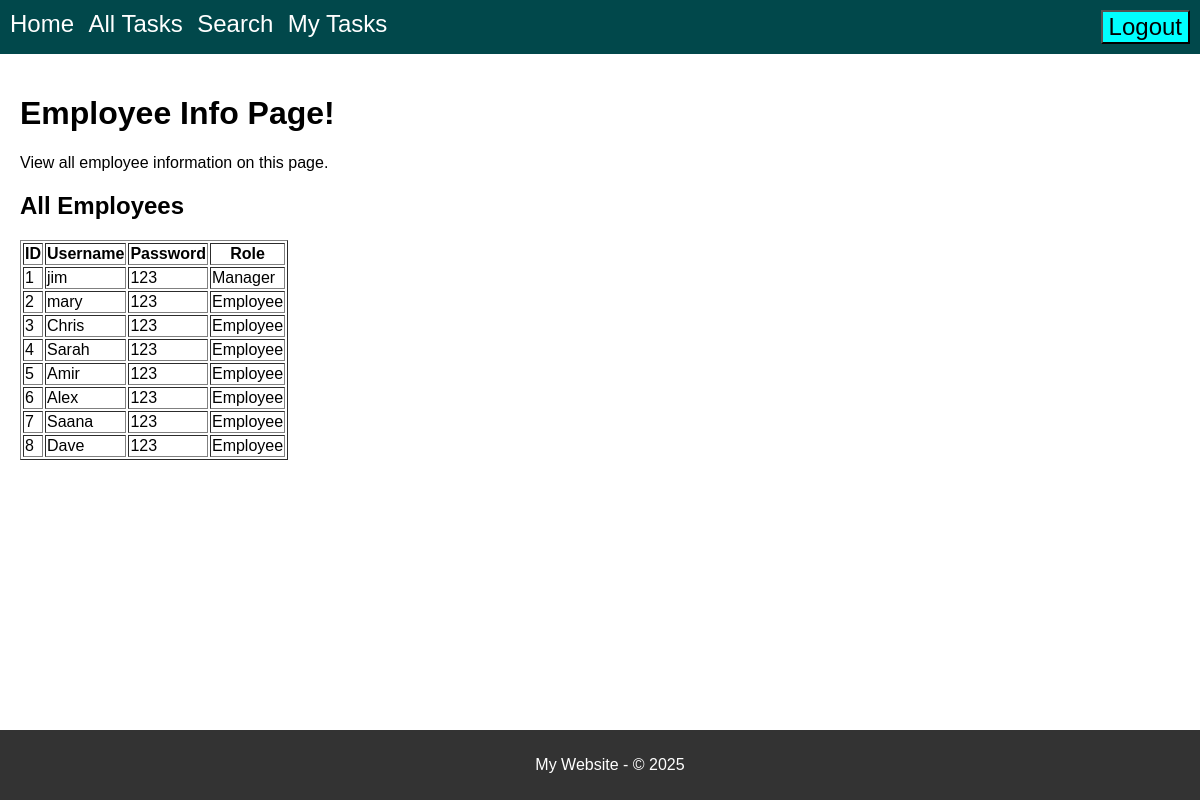
The page /employees (signed in) on the database its author committed.
### model.py (models this page shows, shortened)
class Users(db.Model):
    __tablename__ = 'Users'
    id = db.Column(db.Integer, primary_key=True)
    username = db.Column(db.String(100), nullable=False, unique=True)
    password = db.Column(db.String(100), nullable=False)
    role = db.Column(db.String(50), nullable=False)

### routes.py (the view)
@app.route('/employees', methods=['GET'])
def display_employees():
    if CS.notLoggedIn():
        return redirect(url_for("display_login"))
    employees = Users.query.all()
    employee_columns = [column.name for column in Users.__table__.columns]
    return render_template(
        "employees.html",
        title="Employee Info Page!",
        content="View all employee information on this page.",
        employees=employees,
        employee_columns=employee_columns,
        CS=CS
    )

### current_session.py (called while the page is built)
    @staticmethod
    def isLoggedIn():
        status = "username" in session
        return status

    @staticmethod
    def notLoggedIn():
        return not CurrentSession.isLoggedIn()

    @staticmethod
    def getRole():
        print(f" User role is: {userRole}")
        return userRole

    @staticmethod
    def getUsername():
        username = session.get("username", None)  # Get username from session
        return username

### Templates/employees.html (shortened to what this page needs)
{% extends "base.html" %}
{% block page_title %}
    {{ title }}
{% endblock %}
{% block content %}
    <p>{{ content }}</p>
    <h2>All Employees</h2>
    {% if employees %}
        <table border="1">
            <thead>
                <tr>
                    <th>ID</th>
                    <th>Username</th>
                    <th>Password</th>
                    <th>Role</th>
                </tr>
            </thead>
            <tbody>
                {% for employee in employees %}
                    <tr>
                        <td>{{ employee.id }}</td>
                        <td>{{ employee.username }}</td>
                        <td>{{ employee.password }}</td>
                        <td>{{ employee.role }}</td>
                    </tr>
                {% endfor %}
            </tbody>
        </table>
    {% else %}
        <p>No employees found in the database.</p>
    {% endif %}
{% endblock %}

### Styles/style.css (style rules this page uses)
body { font-family: sans-serif; margin: 0; padding: 0; display: flex; flex-direction: column; min-height:100vh; }

### rows shown on the page
Users: id "1", username "jim", password "123", role "Manager"
Users: id "2", username "mary", password "123", role "Employee"
Users: id "3", username "Chris", password "123", role "Employee"
Users: id "4", username "Sarah", password "123", role "Employee"
Users: id "5", username "Amir", password "123", role "Employee"
Users: id "6", username "Alex", password "123", role "Employee"
Users: id "7", username "Saana", password "123", role "Employee"
Users: id "8", username "Dave", password "123", role "Employee"

### other values the page prints
{{ title }} "Employee Info Page!"
{{ content }} "View all employee information on this page."
